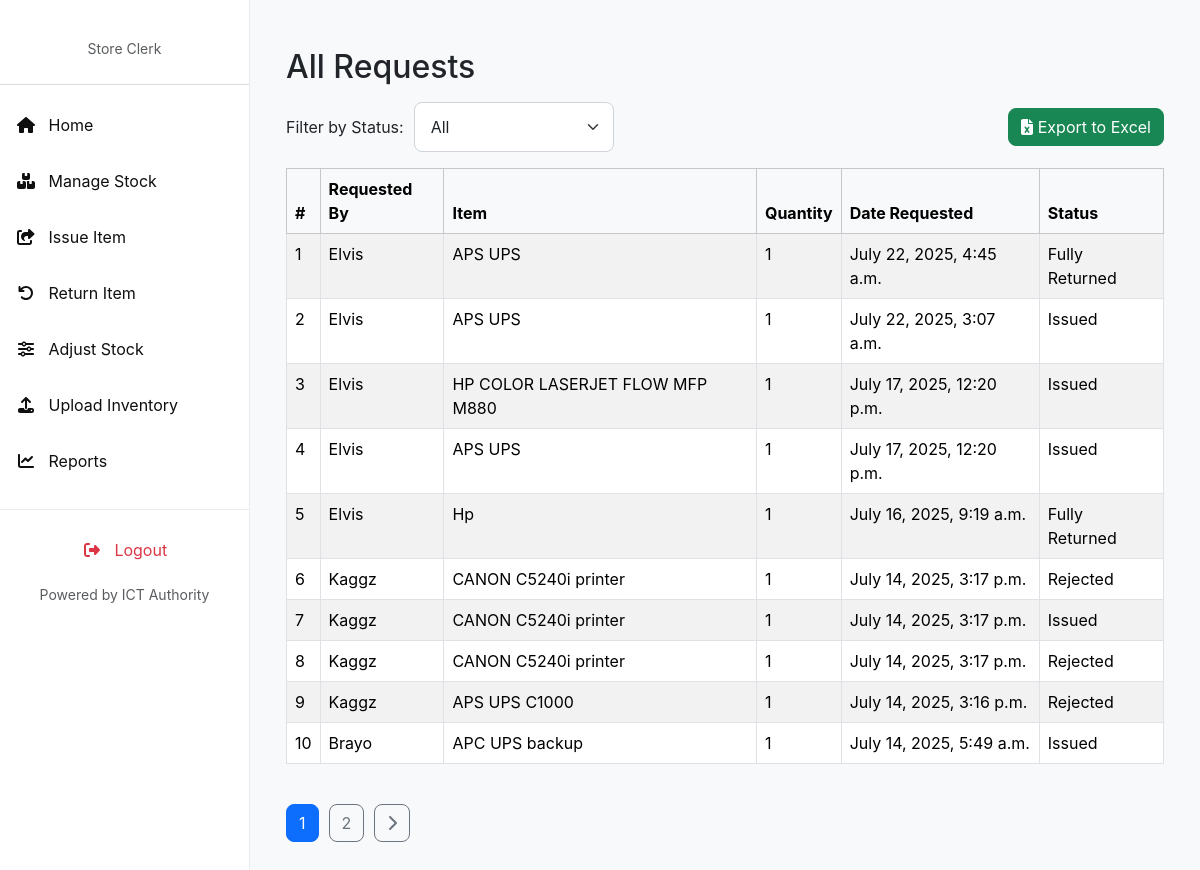
Page /reports/total-requests/ on the committed database.
### invent/models.py (models this page shows, shortened)
class ItemRequest(models.Model):
    item = models.ForeignKey('InventoryItem', on_delete=models.CASCADE)
    name = models.CharField(max_length=100)
    quantity = models.PositiveIntegerField(default=1)  # Quantity requested
    reason = models.TextField(blank=True, null=True)
    application_date = models.DateField(default=timezone.now)
    requestor = models.ForeignKey(User, on_delete=models.CASCADE)
    STATUS_CHOICES = [
        ('Pending', 'Pending'),
        ('Approved', 'Approved'),
        ('Issued', 'Issued'),  # Item has been issued (fully or partially)
        ('Rejected', 'Rejected'),
        ('Cancelled', 'Cancelled'),
        ('Partially Returned', 'Partially Returned'),
        ('Fully Returned', 'Fully Returned'),
    ]
    status = models.CharField(
        max_length=20, choices=STATUS_CHOICES, default='Pending')  # Increased max_length
    date_requested = models.DateTimeField(auto_now_add=True)
    date_issued = models.DateTimeField(null=True, blank=True)
    returned_quantity = models.PositiveIntegerField(default=0)
    _original_status = None
    def __init__(self, *args, **kwargs):
        super().__init__(*args, **kwargs)
        self._original_status = self.status

class InventoryItem(models.Model):
    STATUS_CHOICES = [
        ('Pending', 'Pending'),
        ('In Stock', 'In Stock'),
        ('Issued', 'Issued'),
        ('Returned', 'Returned'),
        ('Low Stock', 'Low Stock'),
        ('Out of Stock', 'Out of Stock'),
    ]
    CONDITION_CHOICES = [
        ("Serviceable", "Serviceable"),
        ("Not Serviceable", "Not Serviceable"),
        ("Not working", "Not working"),
        ("Good", "Good"),
        ("Fair", "Fair"),
        ("Poor", "Poor"),
    ]
    name = models.CharField(
        max_length=255, help_text="e.g., Dell Optiplex 7010 (from Asset Description)")
    serial_number = models.CharField(
        max_length=255, unique=True, blank=True, null=True,
        help_text="Unique serial number of the asset (from Serial Number in CSV)"
    )
    category = models.CharField(
        max_length=100, blank=True,
        help_text="e.g., Printer, CPU, Monitor (from Asset Category-Minor)"
    )
    condition = models.CharField(
        max_length=20, choices=CONDITION_CHOICES, default="Serviceable",
        help_text="Current condition of the asset (from Condition in CSV)"
    )
    status = models.CharField(
        max_length=20, choices=STATUS_CHOICES, default='In Stock')
    expiration_date = models.DateField(null=True, blank=True)
    quantity_total = models.PositiveIntegerField(default=0)
    quantity_issued = models.PositiveIntegerField(default=0)
    quantity_returned = models.PositiveIntegerField(default=0)
    created_by = models.ForeignKey(
        User, on_delete=models.SET_NULL, null=True, blank=True, related_name='inventory_created_by')
    created_at = models.DateTimeField(auto_now_add=True)
    updated_at = models.DateTimeField(auto_now=True)

### invent/views.py (the view)
# urls.py: path('reports/total-requests/', views.total_requests, name='total_requests'),
def total_requests(request):
    status_filter = request.GET.get('status')
    requests = ItemRequest.objects.all()
    if status_filter:
        requests = requests.filter(status=status_filter)
    paginator = Paginator(requests.order_by('-date_requested'), 10)
    page_number = request.GET.get('page')
    page_obj = paginator.get_page(page_number)
    context = {
        'page_obj': page_obj,
        'status_filter': status_filter,
    }
    return render(request, 'invent/total_requests.html', context)

### invent/context_processors.py (called while the page is built)
def pending_requests_count(request):
    count = 0  # Default to 0
    if request.user.is_authenticated:
        if request.user.has_perm('invent.can_issue_item'):
            count = ItemRequest.objects.filter(status='Pending').count()
    return {'pending_requests_count_for_sidebar': count}

### invent/templates/invent/total_requests.html (shortened to what this page needs)
{% extends 'invent/base_store_clerk.html' %}
{% block content %}
<div class="container mt-4">
    <h2 class="mb-3">All Requests</h2>
    <div class="d-flex justify-content-between mb-3 align-items-center">
        <form method="get" class="d-flex align-items-center" style="gap: 10px;">
            <label for="status" class="form-label mb-0">Filter by Status:</label>
            <select name="status" id="status" class="form-select" onchange="this.form.submit()" style="width: 200px;">
                <option value="">All</option>
            </select>
        </form>
        <a href="{% url 'export_total_requests' %}?{% if status_filter %}status={{ status_filter }}{% endif %}" class="btn btn-success">
            <i class="fas fa-file-excel"></i> Export to Excel
        </a>
    </div>
    <div class="table-responsive">
        <table class="table table-bordered table-striped">
            <thead class="table-light">
                <tr>
                    <th>#</th>
                    <th>Requested By</th>
                    <th>Item</th>
                    <th>Quantity</th>
                    <th>Date Requested</th>
                    <th>Status</th>
                </tr>
            </thead>
            <tbody>
                {% for request in page_obj %}
                <tr>
                    <td>{{ forloop.counter0|add:page_obj.start_index }}</td>
                    <td>{{ request.requestor.username }}</td>
                    <td>{{ request.item.name }}</td>
                    <td>{{ request.quantity }}</td>
                    <td>{{ request.date_requested }}</td>
                    <td>{{ request.status }}</td>
                </tr>
                {% empty %}
                <tr>
                    <td colspan="6">No requests found.</td>
                </tr>
                {% endfor %}
            </tbody>
        </table>
    </div>
    <div class="pagination mt-4" style="text-align: center;">
        <ul style="list-style: none; padding: 0; display: inline-flex; gap: 10px;">
            {% for num in page_obj.paginator.page_range %}
                {% if page_obj.number == num %}
                    <li><span class="btn btn-primary">{{ num }}</span></li>
                {% else %}
                    <li>
                        <a href="?page={{ num }}{% if status_filter %}&status={{ status_filter }}{% endif %}" class="btn btn-outline-secondary">{{ num }}</a>
                    </li>
                {% endif %}
            {% endfor %}
            {% if page_obj.has_next %}
                <li>
                    <a href="?page={{ page_obj.next_page_number }}{% if status_filter %}&status={{ status_filter }}{% endif %}" class="btn btn-outline-secondary">
                        <i class="fas fa-chevron-right"></i>
                    </a>
                </li>
            {% endif %}
        </ul>
    </div>
</div>
{% endblock %}

### invent/templates/invent/base_store_clerk.html (style rules this page uses)
:root { --bs-primary: #198754; --bs-primary-rgb: 25, 135, 84; --bs-btn-primary-color: #fff; --bs-btn-primary-bg: var(--bs-primary); --bs-btn-primary-border-color: var(--bs-primary); --bs-btn-primary-hover-bg: #157347; --bs-btn-primary-hover-border-color: #146c43; --bs-btn-primary-active-bg: #13653f; --bs-btn-primary-active-border-color: #125f3c; --bs-link-color: var(--bs-primary); --bs-link-hover-color: #157347; --sidebar-bg: white; --sidebar-text: #0f0f0f; --sidebar-active: #178526; --sidebar-hover: #15b33c; }
body { font-family: 'Inter', sans-serif; background-color: #f8f9fa; margin: 0; }
.btn { border-radius: 0.5rem; }
.table thead th { border-bottom: none; }
.table tbody tr:last-child td { border-bottom: none; }
.form-control, .form-select { border-radius: 0.5rem; border-color: #ced4da; padding: 0.75rem 1rem; }

### rows in the picture
ItemRequest: requestor.username "Elvis", item.name "APS UPS", quantity "1", date_requested "July 22, 2025, 4:45 a.m.", status "Fully Returned"
ItemRequest: requestor.username "Elvis", item.name "APS UPS", quantity "1", date_requested "July 22, 2025, 3:07 a.m.", status "Issued"
ItemRequest: requestor.username "Elvis", item.name "HP COLOR LASERJET FLOW MFP M880", quantity "1", date_requested "July 17, 2025, 12:20 p.m.", status "Issued"
ItemRequest: requestor.username "Elvis", item.name "APS UPS", quantity "1", date_requested "July 17, 2025, 12:20 p.m.", status "Issued"
ItemRequest: requestor.username "Elvis", item.name "Hp", quantity "1", date_requested "July 16, 2025, 9:19 a.m.", status "Fully Returned"
ItemRequest: requestor.username "Kaggz", item.name "CANON C5240i printer", quantity "1", date_requested "July 14, 2025, 3:17 p.m.", status "Rejected"
ItemRequest: requestor.username "Kaggz", item.name "CANON C5240i printer", quantity "1", date_requested "July 14, 2025, 3:17 p.m.", status "Issued"
ItemRequest: requestor.username "Kaggz", item.name "CANON C5240i printer", quantity "1", date_requested "July 14, 2025, 3:17 p.m.", status "Rejected"
ItemRequest: requestor.username "Kaggz", item.name "APS UPS C1000", quantity "1", date_requested "July 14, 2025, 3:16 p.m.", status "Rejected"
ItemRequest: requestor.username "Brayo", item.name "APC UPS backup", quantity "1", date_requested "July 14, 2025, 5:49 a.m.", status "Issued"

### other values in the picture
{{ num }} "1"
{{ num }} "2"
